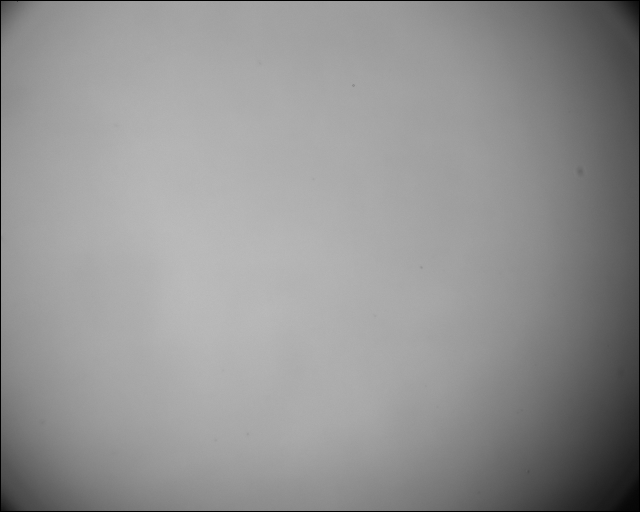
#> input picture vignette_corr_refx20.png, 640 x 512 px, given in place of vignette_corr_refx50.png, which was not available
$ python lens_effect_lut.py
#> lines starting #> are read from the running program, lines starting #| are printed output that depends on the picture; long printed decimals are rounded; pictures that were not available may be replaced by others from this repository, and a replacement may not be noted
import cv2
import numpy as np
from matplotlib import pyplot as plt

# ========================================= UNCOMMENT THE RIGHT LENS ====================================
#lens = "5"
#lens = "20"
lens = "50"
# =======================================================================================================

lut_file_name = f"x{lens}_vignette_lut.txt"

# Load reference blank image.
# If the saved pictures are grayscale that were converted to RGB, 1 channel
# can be used and the others discarded.
ref_img = cv2.imread(f"vignette_corr_refx{lens}.png", cv2.IMREAD_UNCHANGED)
#> ref_img is the input picture: shape (512, 640) uint16; min 0, max 48156, mean 37761
H, W = ref_img.shape
#> H = 512; W = 640

# Since the photocamera yields pictures with a 1 pixel wide black edge,
# it needs to be removed so as to not interfere with the computations.
ref_img = ref_img[1:H-1, 1:W-1]
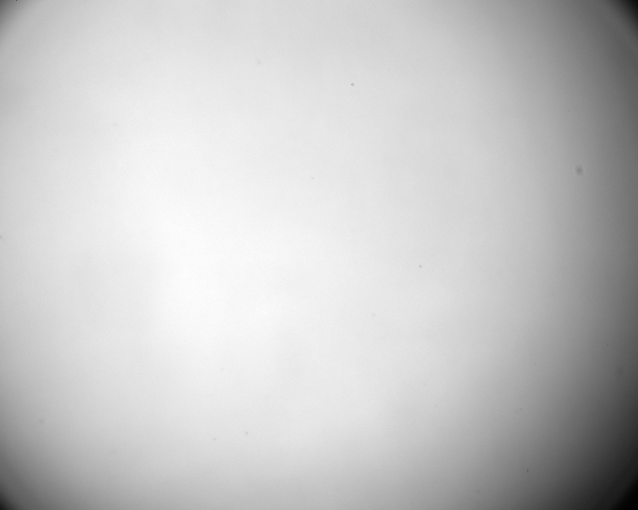
#> ref_img: shape (510, 638) uint16; min 1620, max 48156, mean 38027.9; drawn with min black and max white
H, W = ref_img.shape
#> H = 510; W = 638

# Apply Gaussian blur kernel
kernel_gaussian = np.array([
    [1, 2, 1],
    [2, 4, 2],
    [1, 2, 1],
]) / 16
ref_img = cv2.filter2D(ref_img, -1, kernel_gaussian)

# Creation of the row and column intensity sums.
# It shows how the grayscale intensity is distributed accross rows and columns.
Y_rows = np.sum(ref_img, axis=1)
#> Y_rows = 510 values, max 26448007 at index 243, min 16438693 at index 509, mean 24261945.9
Y_cols = np.sum(ref_img, axis=0)
#> Y_cols = 638 values, max 22665987 at index 202, min 8323667 at index 637, mean 19394345.5

# The vignette effect correction lookup table will contain percentage values,
# hence the use of float128 type.
lut = np.array(ref_img).astype(np.float64)

# In order to correct the uneven intensity distribution accross rows and columns,
# a ratio of correction is calculated for each pixel.
rows_mean = Y_rows.mean()
#> rows_mean = 24261945.9
cols_mean = Y_cols.mean()
#> cols_mean = 19394345.5
print(f"row_mean = {rows_mean} ; col_mean = {cols_mean}")
#| row_mean = 24261945.945 ; col_mean = 19394345.505
for col in range(W):
    for row in range(H):
        a = (float(rows_mean) / float(np.maximum(1, Y_rows[row])))
        b = (float(cols_mean) / float(np.maximum(1, Y_cols[col])))
        lut[row, col] = a * b
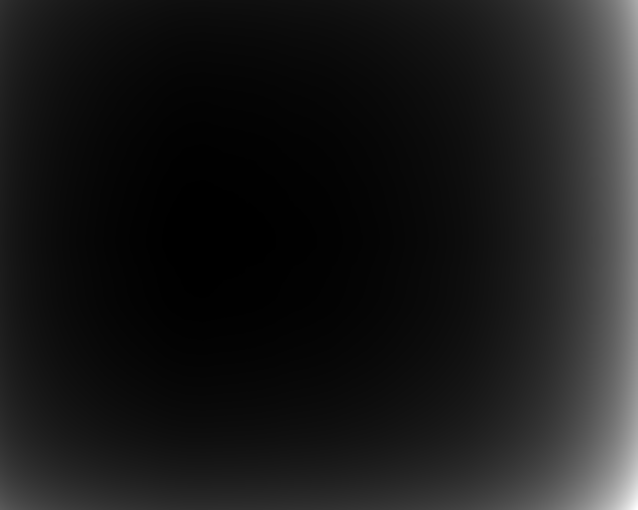
#> lut: shape (510, 638) float64; min 0.785, max 3.44, mean 1.07; drawn with min black and max white

# Apply Gaussian blur kernel
kernel_gaussian = np.array([
    [1, 2, 1],
    [2, 4, 2],
    [1, 2, 1],
]) / 16
lut = cv2.filter2D(lut, -1, kernel_gaussian)

# Show a heatmap of the LUT.
plt.imshow(lut, cmap='hot', interpolation='nearest')
plt.show()

# Save generated lookup table in textfile as flattened array
np.savetxt(lut_file_name, lut.reshape((W * H)))

# ============================================ OPTIONAL =================================================

# Apply LUT on reference image as an example
image = cv2.imread(f"vignette_corr_refx{lens}.png", cv2.IMREAD_UNCHANGED)
image = image[1:1+H, 1:1+W]

image = image.astype(np.float64)
image = np.multiply(image, lut).astype(np.uint16)
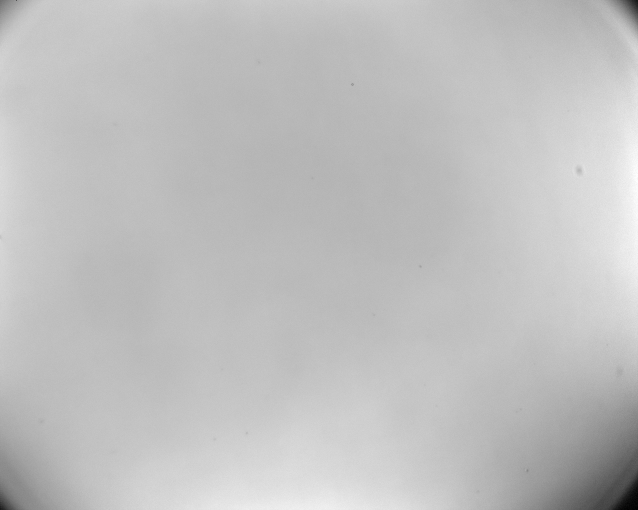
#> image: shape (510, 638) uint16; min 5507, max 48663, mean 37975.4; drawn with min black and max white
#image = cv2.normalize(image, dst=None, alpha=0, beta=65535, norm_type=cv2.NORM_MINMAX)

# Save corrected reference image as an example
cv2.imwrite(f"vignette_corr_refx{lens}_corrected.png", image)

# =======================================================================================================
